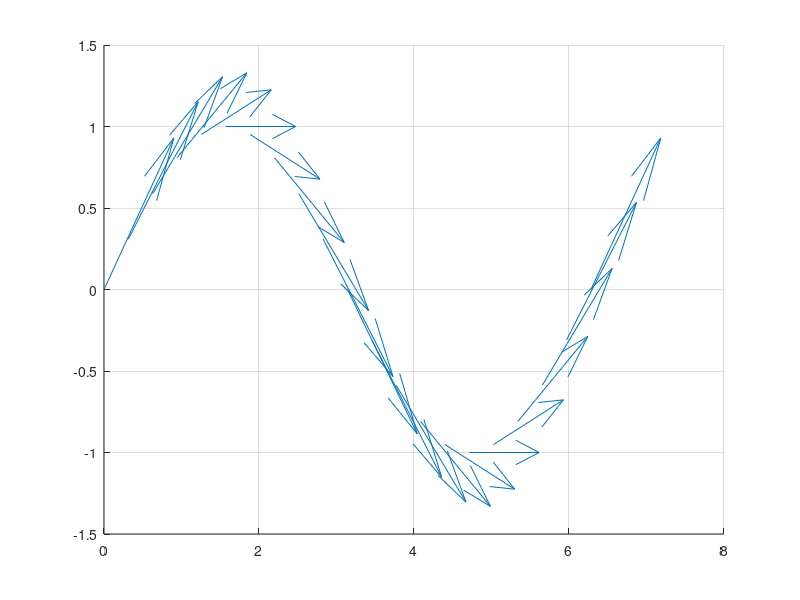

MATLAB code for this plot:
uk = linspace (0, 2 * pi, 21);
Qk = [uk; sin(uk); zeros(size (uk))];
n = size(uk,2) ;
dk = zeros(3,n-1);
Dk = zeros(size(Qk)) ;


for k=1:n-1
    Duk(k) = uk(k+1)-uk(k);
    qk(:,k) = Qk(:,k+1)-Qk(:,k) ;
    dk(:,k) = qk(:,k)./Duk(k) ;
end

for k=1:n-2
    ak(k) = Duk(k)/(Duk(k)+Duk(k+1)) ;
    Dk(:,k+1) = (1-ak(k))*dk(:,k) + ak(k)*dk(:,k+1) ;
end


for k=1:size(Qk,1)
    Dk(k,1)   = 2 * dk(k, 1)   - Dk(k, 2);
    Dk(k, end) = 2 * dk(k, end) - Dk(k, end-1);
end

figure
quiver3 (Qk(1, :), Qk(2, :), Qk(3, :), Dk(1, :), Dk(2, :), Dk(3, :))
view (2)
